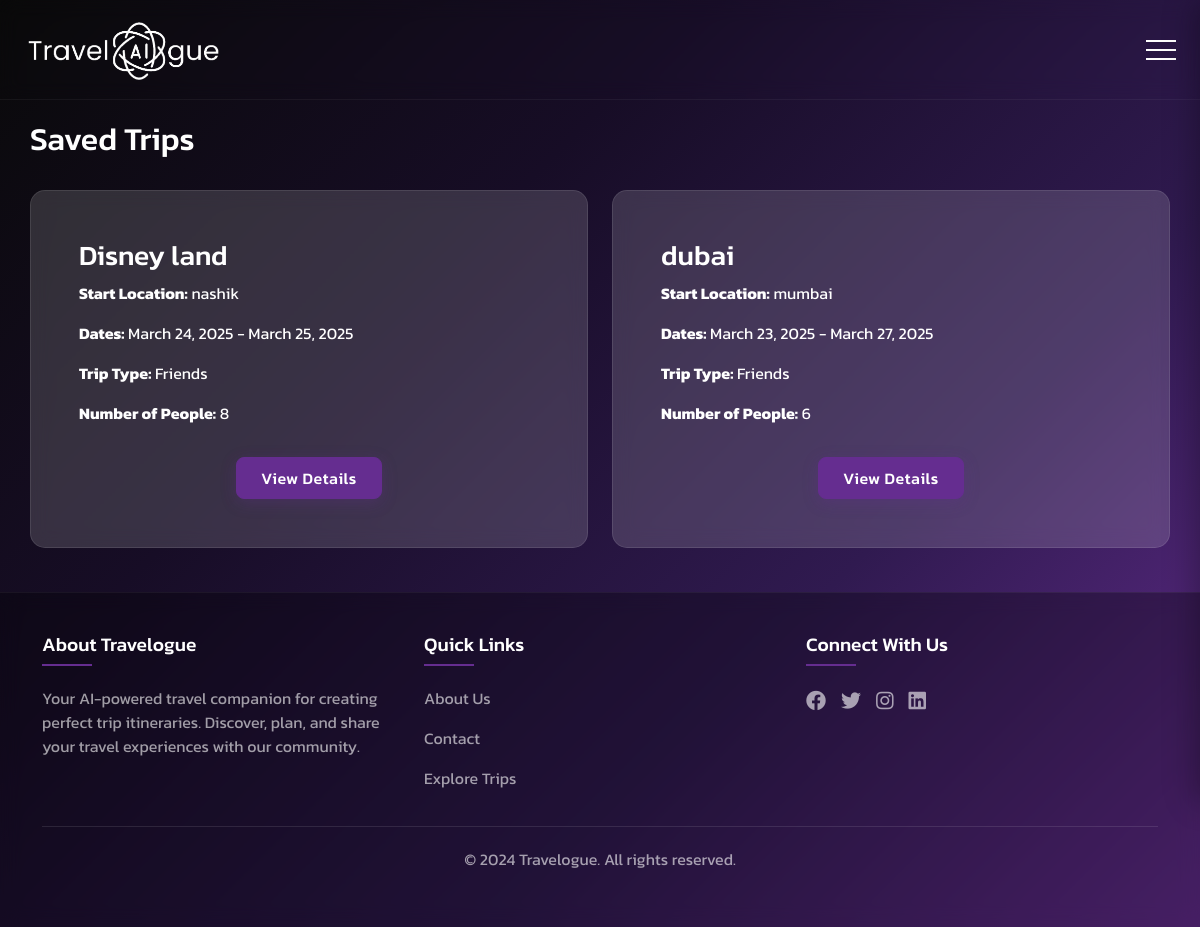
/saved-trips/ (signed in), run on the app's committed database.
### trips/models.py (models this page shows, shortened)
class Trip(models.Model):
    TRIP_TYPES = [
        ('COUPLE', 'Couple'),
        ('FRIENDS', 'Friends'),
        ('FAMILY', 'Family'),
    ]
    user = models.ForeignKey(User, on_delete=models.CASCADE)
    start_location = models.CharField(max_length=255)
    destination = models.CharField(max_length=255)
    start_date = models.DateField()
    end_date = models.DateField()
    interested_activities = models.TextField()
    trip_type = models.CharField(max_length=10, choices=TRIP_TYPES)
    number_of_people = models.IntegerField()
    created_at = models.DateTimeField(default=timezone.now)
    trip_plan = models.JSONField(null=True, blank=True)
    is_saved = models.BooleanField(default=False)
    is_posted = models.BooleanField(default=False)
    posted_at = models.DateTimeField(null=True, blank=True)

### trips/views.py (the view)
# urls.py: path('saved-trips/', views.saved_trips, name='saved_trips'),
@login_required
def saved_trips(request):
    trips = Trip.objects.filter(user=request.user, is_saved=True)
    return render(request, 'trips/saved_trips.html', {'trips': trips})

### templates/trips/saved_trips.html
{% extends 'base.html' %}
{% block content %}
<div class="row">
    <div class="col-md-12 mb-4">
        <h2>Saved Trips</h2>
    </div>
    {% if trips %}
        {% for trip in trips %}
            <div class="col-md-6 mb-4">
                <div class="card h-100">
                    <div class="card-body">
                        <h3 class="card-title">{{ trip.destination }}</h3>
                        <div class="mb-3">
                            <p><strong>Start Location:</strong> {{ trip.start_location }}</p>
                            <p><strong>Dates:</strong> {{ trip.start_date }} - {{ trip.end_date }}</p>
                            <p><strong>Trip Type:</strong> {{ trip.get_trip_type_display }}</p>
                            <p><strong>Number of People:</strong> {{ trip.number_of_people }}</p>
                        </div>
                        <div class="d-grid">
                            <a href="{% url 'trips:view_trip' trip.id %}" class="btn btn-primary">View Details</a>
                        </div>
                    </div>
                </div>
            </div>
        {% endfor %}
    {% else %}
        <div class="col-md-12">
            <div class="alert alert-info">
                You haven't saved any trips yet. <a href="{% url 'trips:plan_trip' %}">Plan a new trip</a> to get started!
            </div>
        </div>
    {% endif %}
</div>
{% endblock %}

### templates/base.html (style rules this page uses)
:root { --primary-color: #652D90; --primary-hover: #4a2169; --text-color: #ffffff; --text-muted: rgba(255, 255, 255, 0.6); --card-bg: rgba(255, 255, 255, 0.1); --card-border: rgba(255, 255, 255, 0.1); }
body { font-family: 'Kanit', sans-serif; background: linear-gradient(135deg, #090909, #170D26, #301A50, #652D90); background-attachment:fixed; background-size:cover; min-height: 100vh; color: var(--text-color); display: flex; flex-direction: column; }
.card { background: rgba(255, 255, 255, 0.15); border-color: #652D90; backdrop-filter: blur(10px) !important; border-radius: 15px !important; padding: 2rem !important; border: 1px solid rgba(255, 255, 255, 0.1) !important; transition: transform 0.3s ease !important; color: white; display: flex; flex-direction: column; }
.mb-3 { display: flex; flex-direction: column; width: 100%; }
.btn { border-radius: 8px; padding: 0.5rem 1.5rem; font-weight: 500; letter-spacing: 0.5px; transition: all 0.3s ease; background: var(--primary-color); display: block; display: flex; justify-content: center; align-items: center; width: 100%; }
.btn-primary { background: var(--primary-color); border-color: var(--primary-color); box-shadow: 0 4px 15px rgba(101, 45, 144, 0.3); }
.d-grid { display: flex; justify-content: center; align-items: center; width: 100%; }

### data on the page
Trip: destination "Disney land", start_location "nashik", start_date "March 24, 2025", end_date "March 25, 2025", trip_type "Friends", number_of_people "8"
Trip: destination "dubai", start_location "mumbai", start_date "March 23, 2025", end_date "March 27, 2025", trip_type "Friends", number_of_people "6"
